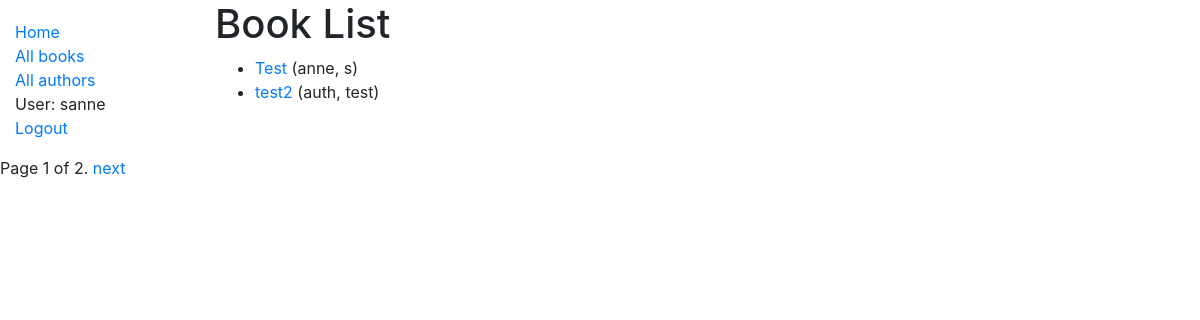
Page /catalog/books/ (signed in) on the committed database.
### catalog/models.py (models this page shows, shortened)
class Book(models.Model):
    title = models.CharField(max_length=200)
    author = models.ForeignKey('Author', on_delete=models.SET_NULL, null=True)
    summary = models.TextField(max_length=1000, help_text='Enter a brief description of the book')
    isbn = models.CharField('ISBN', max_length=13, unique=True,
                             help_text='13 Character <a href="https://www.isbn-international.org/content/what-isbn">ISBN number</a>')
    genre = models.ManyToManyField(Genre, help_text='Select a genre for this book')
    language = models.ForeignKey('Language', on_delete=models.SET_NULL, null=True)
    def get_absolute_url(self):
        return reverse('book-detail', args=[str(self.id)])
    def display_genre(self):
        return ', '.join(genre.name for genre in self.genre.all()[:3])
    display_genre.shor_description= 'Genre'

class Author(models.Model):
    first_name = models.CharField(max_length=100)
    last_name = models.CharField(max_length=100)
    date_of_birth = models.DateField(null=True, blank=True)
    date_of_death = models.DateField('Died', null=True, blank=True)
    class Meta:
        ordering = ['last_name', 'first_name']
    def __str__(self):
        return f'{self.last_name}, {self.first_name}'

### catalog/views.py (the view)
# urls.py: path('books/', views.BookListView.as_view(), name='books'),
class BookListView(generic.ListView):
    model = Book
    paginate_by = 2
    def get_queryset(self):
        return Book.objects.all()

### catalog/templates/catalog/book_list.html
{% extends "base_generic.html" %}
{% block content %}
  <h1>Book List</h1>
  {% if book_list %}
  <ul>
    {% for book in book_list %}
      <li>
        <a href="{{ book.get_absolute_url }}">{{ book.title }}</a> ({{book.author}})
      </li>
    {% endfor %}
  </ul>
  {% else %}
    <p>There are no books in the library.</p>
  {% endif %}
{% endblock %}

### catalog/templates/base_generic.html (shortened to what this page needs)
<!DOCTYPE html>
<html lang="en">
<head>
  <link rel="stylesheet" href="https://cdn.jsdelivr.net/npm/bootstrap@4.5.3/dist/css/bootstrap.min.css">
  {% load static %}
  <link rel="stylesheet" href="{% static 'css/styles.css' %}">
</head>
<body>
  <div class="container-fluid">
    <div class="row">
      <div class="col-sm-2">
      {% block sidebar %}
        <ul class="sidebar-nav">
          <li><a href="{% url 'index' %}">Home</a></li>
          <li><a href="{% url 'books' %}">All books</a></li>
          <li><a href="{%  url 'authors' %}">All authors</a></li>
         {% if user.is_authenticated %}
     <li>User: {{ user.get_username }}</li>
     <li><a href="{% url 'logout'%}?next={{request.path}}">Logout</a></li>
   {% else %}
     <li><a href="{% url 'login'%}?next={{request.path}}">Login</a></li>
   {% endif %}
        </ul>
     {% endblock %}
      </div>
      <div class="col-sm-10 ">{% block content %}{% endblock %}</div>
    {% block pagination %}
    {% if is_paginated %}
        <div class="pagination">
            <span class="page-links">
                <span class="page-current">
                    Page {{ page_obj.number }} of {{ page_obj.paginator.num_pages }}.
                </span>
                {% if page_obj.has_next %}
                    <a href="{{ request.path }}?page={{ page_obj.next_page_number }}">next</a>
                {% endif %}
            </span>
        </div>
    {% endif %}
  {% endblock %}
    </div>
  </div>
</body>
</html>

### catalog/static/css/styles.css (style rules this page uses)
.sidebar-nav { margin-top: 20px; padding: 0; list-style: none; }

### rows in the picture
Book: title "Test", author "anne, s"
Book: title "test2", author "auth, test"

### other values in the picture
{{ user.get_username }} "sanne"
{{ page_obj.number }} "1"
{{ page_obj.paginator.num_pages }} "2"
